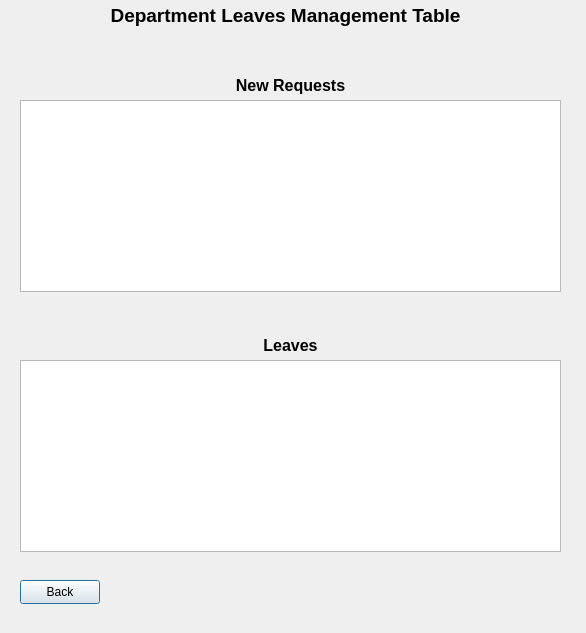
<?xml version="1.0" encoding="UTF-8"?>
<ui version="4.0">
 <class>Dialog</class>
 <widget class="QDialog" name="Dialog">
  <property name="geometry">
   <rect>
    <x>0</x>
    <y>0</y>
    <width>586</width>
    <height>633</height>
   </rect>
  </property>
  <property name="windowTitle">
   <string>Dialog</string>
  </property>
  <widget class="QTableWidget" name="newRequestsTable">
   <property name="geometry">
    <rect>
     <x>20</x>
     <y>100</y>
     <width>541</width>
     <height>192</height>
    </rect>
   </property>
  </widget>
  <widget class="QTableWidget" name="leavesTable">
   <property name="geometry">
    <rect>
     <x>20</x>
     <y>360</y>
     <width>541</width>
     <height>192</height>
    </rect>
   </property>
  </widget>
  <widget class="QLabel" name="label">
   <property name="geometry">
    <rect>
     <x>100</x>
     <y>0</y>
     <width>371</width>
     <height>31</height>
    </rect>
   </property>
   <property name="text">
    <string>&lt;html&gt;&lt;head/&gt;&lt;body&gt;&lt;p align=&quot;center&quot;&gt;&lt;span style=&quot; font-size:14pt; font-weight:700;&quot;&gt;Department Leaves Management Table&lt;/span&gt;&lt;/p&gt;&lt;/body&gt;&lt;/html&gt;</string>
   </property>
  </widget>
  <widget class="QLabel" name="label_2">
   <property name="geometry">
    <rect>
     <x>230</x>
     <y>70</y>
     <width>121</width>
     <height>31</height>
    </rect>
   </property>
   <property name="text">
    <string>&lt;html&gt;&lt;head/&gt;&lt;body&gt;&lt;p align=&quot;center&quot;&gt;&lt;span style=&quot; font-size:12pt; font-weight:700;&quot;&gt;New Requests&lt;/span&gt;&lt;/p&gt;&lt;/body&gt;&lt;/html&gt;</string>
   </property>
  </widget>
  <widget class="QLabel" name="label_3">
   <property name="geometry">
    <rect>
     <x>230</x>
     <y>330</y>
     <width>121</width>
     <height>31</height>
    </rect>
   </property>
   <property name="text">
    <string>&lt;html&gt;&lt;head/&gt;&lt;body&gt;&lt;p align=&quot;center&quot;&gt;&lt;span style=&quot; font-size:12pt; font-weight:700;&quot;&gt;Leaves&lt;/span&gt;&lt;/p&gt;&lt;/body&gt;&lt;/html&gt;</string>
   </property>
  </widget>
  <widget class="QPushButton" name="backButton">
   <property name="geometry">
    <rect>
     <x>20</x>
     <y>580</y>
     <width>80</width>
     <height>24</height>
    </rect>
   </property>
   <property name="text">
    <string>Back</string>
   </property>
  </widget>
 </widget>
 <resources/>
 <connections/>
</ui>
